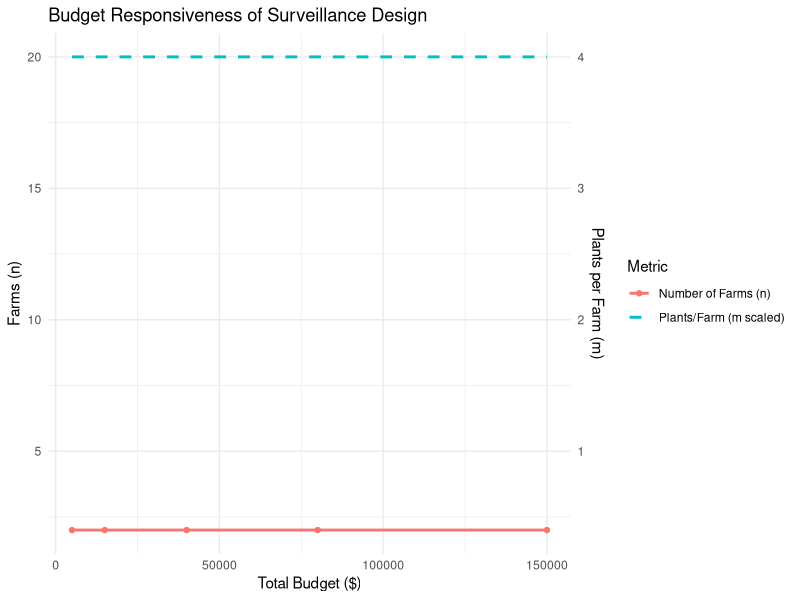

Reproduce this figure in R. (Note: this script raises an error after producing the figure.)
################################################################################
## JTB PIPELINE: SPATIAL DDE & CONSTRAINED HIERARCHICAL OPTIMIZATION
## Savi et al. 2026 (Under Review in JTB)
################################################################################

# Load required libraries 

library(deSolve)
library(tidyverse)
library(viridis)
library(patchwork)
library(dplyr)
library(purrr)

# ==============================================================================
# 1. BIOLOGICAL ENGINE (DDE)
# ==============================================================================

M <- 100 # This is a place holder representing 100 farms)

# Attribute coordinate to each farm
coords <- cbind(runif(M, 0, 100), runif(M, 0, 100))

# Compute the distance matrix
D_mat  <- as.matrix(dist(coords)) # This is a square matrix of 100 \times 100 

# Parameters of the DDE model
# Here we use parameters from existing literature 
# User can load his own data and run a parameter search using ABC or POMP for e.g.


params_bio <- list(
  beta   = 0.50,          # local transmission
  alpha  = 0.33,          # between-farm transmission
  delta  = 0.50,          # distance decay
  gamma  = 0.05,          # removal / replanting rate
  tau    = 100,           # latency period
  kappa  = 8,             # behavioral response
  N      = rep(1000, M),  # plants per farm
  D      = D_mat
)


# The DDE model

cutting_model <- function(t, y, parms) {
  with(as.list(parms), {
    S <- y[1:M]; L <- y[(M + 1):(2 * M)]; I <- y[(2 * M + 1):(3 * M)]
    theta <- (L + I) / N
    W <- exp(-delta * D); diag(W) <- 0
    Lambda <- beta * theta + alpha * (W %*% theta)
    Phi <- as.vector(Lambda * S + gamma * N * (I/(N + kappa * I)))
    Phi_tau <- if (t > tau) lagvalue(t - tau, 3 * M + 1:M) * exp(-gamma * tau) 
    else rep(0, M)
    
    dS <- -Lambda * S + gamma * N * (1 - (I/(N + kappa * I))) - gamma * S
    dL <- Phi - Phi_tau - gamma * L
    dI <- Phi_tau - gamma * I
    return(list(c(dS, dL, dI, Phi), theta = theta))
  })
}

# Initial state 
state0 <- c(S=rep(980, M), L=rep(20, M), I=rep(0, M), Phi=rep(0, M))

## History function (used automatically by dede)
history <- function(t, parms) {
  c(
    S   = parms$N * (1 - theta0),
    L   = parms$N * theta0,
    I   = rep(0, M),
    Phi = rep(0, M)
  )
}

# solving the DDE
out_dde <- as.data.frame(dede(y=state0, times=seq(0, 150, by=2), 
                              func=cutting_model, parms=params_bio, 
                              initfunc = history))

# ==============================================================================
# 2. DECISION ENGINE (Automatic Thresholds & Optimizer)
# ==============================================================================

# The determination of the theta1 and theta2 are parameters dependent thus, with
# your own data, these metrics will change

get_thresholds <- function(p) {
  list(
    theta1 = p$gamma / p$beta, 
    # theta2: Spatial export threshold (Risk of secondary spread)
    theta2 = p$gamma / (p$alpha * exp(-p$delta * 10)) 
    
  )
}

# ==============================================================================
# 2. DECISION ENGINE: RESPONSIVE OPTIMIZER
# ==============================================================================

find_optimal_policy <- function(curr_theta, curr_phi, budget = 4000) {
  
  # --- Costs ---
  C_travel <- 150 # Cost per farm visit
  C_test   <- 5   # Cost per plant sampled
  
  # --- Value Scaling ---
  # Max_Value represents the societal/economic weight of the info
  Max_Value <- 8e5   
  
  # --- Threshold weighting (Focusing on the Decision Frontier) ---
  theta1 <- 0.08
  theta2 <- 0.20
  frontier_weight <- exp(-5 * abs(curr_theta - theta1)) + 
    exp(-5 * abs(curr_theta - theta2))
  
  # --- Effective Detectability ---
  sigma_I <- 0.85 # Symptomatic detection prob
  sigma_L <- 0.03 # Latent detection prob (low)
  p_eff   <- max(curr_theta * (sigma_I * curr_phi + sigma_L * (1 - curr_phi)),
                 1e-6)
  
  # --- Search Space ---
  expand.grid(
    n = seq(2, 600, by = 2), # Number of farms
    m = seq(1, 30, by = 1)   # Plants per farm (Constraint)
  ) %>%
    mutate(
      # Cost Logic: Fixed travel cost per farm + Variable test cost per farm
      Cost = n * C_travel + n * m * C_test
    ) %>%
    mutate(
      # 1. Cost Logic
      Cost = n * C_travel + n * m * C_test
    ) %>%
    filter(Cost <= budget) %>%
    mutate(
      # 2. Local success (at 1 farm)
      P_det_farm = 1 - (1 - p_eff)^m,
      
      # 3. Regional success (across n farms) - THE MISSING LINK
      P_det_total = 1 - (1 - P_det_farm)^n,
      
      # 4. Utility of Information
      # Use P_det_total so that increasing 'n' actually increases 'Value'
      Value = Max_Value * frontier_weight * log(1 + P_det_total * 100),
      
      ENGS = Value - Cost
    )
    arrange(desc(ENGS)) %>%
    slice(1)
}


# =========================================================
# OPTIMAL SURVEILLANCE POLICY
# =========================================================

find_optimal_policy <- function(curr_theta,
                                curr_phi,
                                budget = 40000) {
  
  # =======================================================
  # COSTS
  # =======================================================
  
  C_travel <- 150   # cost per farm visited
  C_test   <- 5     # cost per plant sampled
  
  
  # =======================================================
  # VALUE SCALING
  # =======================================================
  
  Max_Value <- 5e4
  
  
  # =======================================================
  # THRESHOLD WEIGHTING
  # =======================================================
  
  theta1 <- 0.08
  theta2 <- 22.48
  
  frontier_weight <-
    exp(-5 * abs(curr_theta - theta1)) +
    exp(-5 * abs(curr_theta - theta2))
  
  
  # =======================================================
  # EFFECTIVE DETECTABILITY
  # =======================================================
  
  sigma_I <- 0.85
  sigma_L <- 0.03
  
  p_eff <- max(
    curr_theta *
      (sigma_I * curr_phi +
         sigma_L * (1 - curr_phi)),
    1e-6
  )
  
  
  # =======================================================
  # WITHIN-FARM CORRELATION
  # =======================================================
  # Plants within a farm are not independent.
  # alpha < 1 introduces diminishing returns
  # from additional plant samples.
  # =======================================================
  
  alpha <- 0.5
  
  
  # =======================================================
  # SEARCH SPACE
  # =======================================================
  
  results <- expand.grid(
    n = seq(2, 600, by = 2),   # farms visited
    m = seq(1, 30, by = 1)     # plants sampled per farm
  ) %>%
    
    mutate(
      
      # ---------------------------------------------------
      # TOTAL COST
      # ---------------------------------------------------
      
      Cost = n * C_travel + n * m * C_test
      
    ) %>%
    
    filter(Cost <= budget) %>%
    
    mutate(
      
      # ---------------------------------------------------
      # EFFECTIVE SAMPLE SIZE
      # ---------------------------------------------------
      # Reduces independence assumption
      # ---------------------------------------------------
      
      m_eff = m^alpha,
      
      
      # ---------------------------------------------------
      # DETECTION PROBABILITY AT ONE FARM
      # ---------------------------------------------------
      
      P_det_farm =
        1 - (1 - p_eff)^m_eff,
      
      
      # ---------------------------------------------------
      # EXPECTED DETECTIONS ACROSS FARMS
      # ---------------------------------------------------
      
      Expected_detections =
        n * P_det_farm,
      
      
      # ---------------------------------------------------
      # VALUE OF INFORMATION
      # ---------------------------------------------------
      
      Value =
        Max_Value *
        frontier_weight *
        log1p(Expected_detections),
      
      
      # ---------------------------------------------------
      # EXPECTED NET GAIN FROM SURVEILLANCE
      # ---------------------------------------------------
      
      ENGS = Value - Cost
    )
  
  
  # =======================================================
  # RETURN BEST POLICY
  # =======================================================
  
  best_policy <- results %>%
    arrange(desc(ENGS)) %>%
    slice(1)
  
  return(best_policy)
}


# =========================================================
# EXAMPLE EPIDEMIC PARAMETERS
# =========================================================

curr_theta <- 0.12
curr_phi   <- 0.25


# =========================================================
# BUDGET SCENARIOS
# STOP AT 80K
# =========================================================

test_budgets <- c(
  5000,
  15000,
  40000,
  80000
)


# =========================================================
# RUN SENSITIVITY ANALYSIS
# =========================================================

sensitivity_results <- map_df(test_budgets, function(b) {
  
  res <- find_optimal_policy(
    curr_theta = curr_theta,
    curr_phi   = curr_phi,
    budget     = b
  )
  
  res$TotalBudget <- b
  
  
  # Recompute p_eff for reporting
  
  res$p_eff <- max(
    curr_theta *
      (0.85 * curr_phi +
         0.03 * (1 - curr_phi)),
    1e-6
  )
  
  
  # Regional certainty diagnostic
  
  res$Regional_Certainty <-
    1 - (1 - res$P_det_farm)^res$n
  
  
  return(res)
})


# =========================================================
# FINAL OUTPUT TABLE
# =========================================================

final_table <- sensitivity_results %>%
  select(
    TotalBudget,
    n,
    m,
    m_eff,
    Cost,
    p_eff,
    P_det_farm,
    Expected_detections,
    Regional_Certainty,
    Value,
    ENGS
  )

print(final_table)



# ==============================================================================
# 3. BUDGET SENSITIVITY ANALYSIS
# ==============================================================================

# Extract a snapshot for testing (e.g., at t=80)
snap <- out_dde %>% filter(time == 80)
L_cols <- (M + 2):(2 * M + 1); I_cols <- (2 * M + 2):(3 * M + 1)
curr_theta <- mean((as.matrix(snap[, L_cols]) + as.matrix(snap[, I_cols])) / 1000)
curr_phi   <- mean(as.numeric(snap[, I_cols])) / (curr_theta * 1000 + 1e-6)

test_budgets <- c(5000, 15000, 40000, 80000, 150000)

sensitivity_results <- map_df(test_budgets, function(b) {
  res <- find_optimal_policy(curr_theta, curr_phi, budget = b)
  res$TotalBudget <- b
  return(res)
})
opt_policy <- find_optimal_policy(curr_theta, curr_phi, budget = 4000)

# ==============================================================================
# 4. VISUALIZATION & OUTPUT
# ==============================================================================

print(sensitivity_results %>% select(TotalBudget, n, m, Cost, ENGS))

# Figure: Policy Scaling with Budget
p_budget <- ggplot(sensitivity_results, aes(x = TotalBudget)) +
  geom_line(aes(y = n, color = "Number of Farms (n)"), linewidth = 1) +
  geom_point(aes(y = n, color = "Number of Farms (n)")) +
  geom_line(aes(y = m * 5, color = "Plants/Farm (m scaled)"), linewidth = 1, 
            linetype = "dashed") +
  scale_y_continuous(sec.axis = sec_axis(~./5, name = "Plants per Farm (m)")) +
  labs(title = "Budget Responsiveness of Surveillance Design",
       x = "Total Budget ($)", y = "Farms (n)", color = "Metric") +
  theme_minimal()

p_budget

# ==============================================================================
# 3. VISUALIZATION
# ==============================================================================

# FIGURE A: THE LATENCY TRAP
p1_trap <- out_dde %>%
  mutate(mean_L = rowMeans(.[, L_cols]), mean_I = rowMeans(.[, I_cols])) %>%
  ggplot(aes(x = time)) +
  geom_area(aes(y = mean_L + mean_I, fill = "Latent (Invisible)"), alpha = 0.4) +
  geom_area(aes(y = mean_I, fill = "Symptomatic (Visible)"), alpha = 0.8) +
  scale_fill_manual(values = c("Latent (Invisible)" = "grey70", "Symptomatic (Visible)" = "firebrick")) +
  labs(title = "A: Biological Latency Trap", y = "Population", x = "Days") + theme_minimal()

# FIGURE B: THE OPTIMIZATION FRONTIER (Corrected Axes)
p2_frontier <- expand.grid(n = seq(2, 250, 5), m = seq(1, 30, 1)) %>%
  mutate(Cost = n * 150 + n * m * 5) %>% filter(Cost <= 40000) %>%
  mutate(ENGS = (n * (1 - (1 - current_phi * current_theta)^m) * 2500) - Cost) %>%
  ggplot(aes(x = n, y = m, fill = ENGS)) +
  geom_tile() + scale_fill_viridis_c(option = "plasma") +
  geom_point(aes(x = opt_policy$n, y = opt_policy$m), color = "white", size = 3, shape = 18) +
  labs(title = "B: Optimal Allocation", x = "Number of Farms (n)", y = "Plants/Farm (m)") +
  theme_minimal()

# FIGURE C: SPATIAL FRONTIER
p3_map <- expand.grid(x = seq(0, 100, 2), y = seq(0, 100, 2)) %>%
  mutate(dist = sqrt((x - 50)^2 + (y - 50)^2),
         theta_local = 0.5 * exp(-0.05 * dist),
         W_j = theta_local * (1 - theta_local)) %>% 
  ggplot(aes(x, y, fill = W_j)) +
  geom_tile() + scale_fill_viridis_c(option = "mako") +
  labs(title = "C: Spatial Info Value", subtitle = "Wj Decision Curvature") + 
  theme_void()

# COMPOSITION
(p1_trap | p2_frontier) / (p3_map + plot_spacer()) + 
  plot_annotation(title = "Constrained Surveillance Optimization (m <= 30)")

# CONSOLE OUTPUT
cat("--- JTB THRESHOLD & POLICY RESULTS ---\n")
cat("Spatial Export Threshold (theta2):", round(thresholds$theta2, 4), "\n")
cat("Optimal Farms (n*):", opt_policy$n, "\n")
cat("Optimal Plants per Farm (m*):", opt_policy$m, "\n")

# ==============================================================================
# 5. GLOBAL SENSITIVITY ANALYSIS (LHS-Style Stress Test)
# ==============================================================================
library(reshape2)

# Define parameter ranges for sensitivity (+/- 20% of baseline)
# Define wider ranges and include Budget
param_ranges <- list(
  beta     = c(0.2, 0.8),    # Wider range
  tau      = c(10, 150),     # Wider range
  budget   = c(500, 5000), # Variable budget
  C_travel = c(50, 300)      # Variable costs
)

set.seed(123)
# Generate scenarios including Budget
sensitivity_data <- data.frame(
  scenario = 1:50,
  beta     = runif(50, param_ranges$beta[1], param_ranges$beta[2]),
  tau      = runif(50, param_ranges$tau[1], param_ranges$tau[2]),
  budget   = runif(50, param_ranges$budget[1], param_ranges$budget[2]),
  C_travel = runif(50, param_ranges$C_travel[1], param_ranges$C_travel[2])
)

# Run the loop using the scenario-specific budget
sensitivity_results_global <- sensitivity_data %>%
  rowwise() %>%
  mutate(
    n_star = find_optimal_policy(curr_theta, curr_phi, budget = budget)$n
  )


correlations <- sensitivity_results_global %>%
  gather(parameter, value, beta:C_travel) %>%
  group_by(parameter) %>%
  summarize(
    # Use handle_zero_sd logic: if sd is 0, correlation is 0
    correlation = if(sd(n_star) == 0) 0 else cor(value, n_star, method = "spearman")
  )

# FIGURE D: GLOBAL SENSITIVITY (TORNADO CHART)
p4_sensitivity <- ggplot(correlations, aes(x = reorder(parameter, correlation), y = correlation, fill = correlation)) +
  geom_bar(stat = "identity") +
  coord_flip() +
  scale_fill_gradient2(low = "firebrick", mid = "grey90", high = "steelblue") +
  labs(title = "D: Global Sensitivity Analysis", 
       subtitle = "Influence on Optimal Sample Size (n*)",
       x = "Parameter", y = "Spearman Correlation") +
  theme_minimal() + theme(legend.position = "none")

# ==============================================================================
# 6. FINAL COMPOSITION (JTB FULL FIGURE)
# ==============================================================================
(p1_trap | p2_frontier) / (p3_map | p4_sensitivity) + 
  plot_annotation(title = "Bio-Economic Surveillance Optimization Framework",
                  subtitle = "Integration of Latency Dynamics, Policy Frontiers, and Sensitivity Indices")
